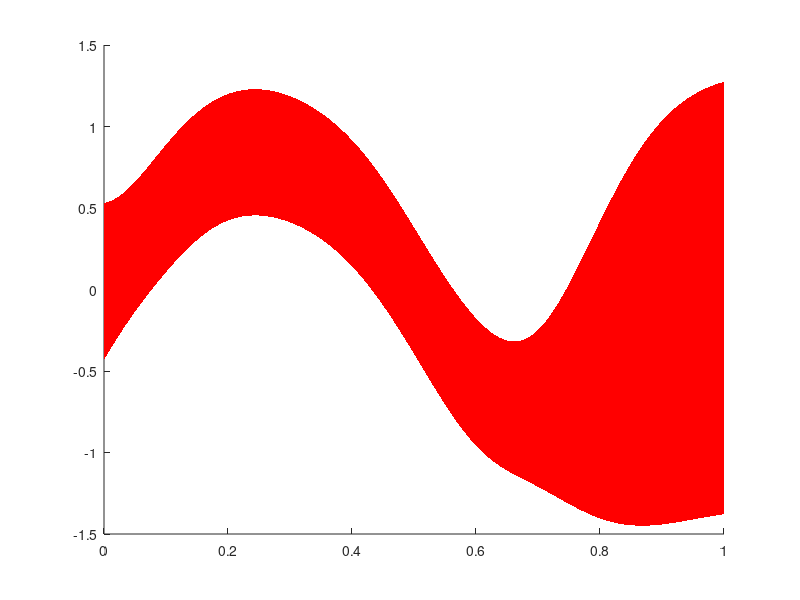

The MATLAB script that drew this image: (Note: this script raises an error after producing the figure.)
%% clear enviroments
close all; clear;

% generating synthetic data
N = 10; SIGMA =.3;
X = linspace(0,.7,N)';
Y = @(x) sin(2*pi*x);
ns = normrnd(0,SIGMA^2,size(X));
T = Y(X) + ns;

%% GP regression

% contructing kernel
F = 200; % number of features
lambda = .1;
phi = @(x) bsxfun(@power,x,0:F); % basis function
k = @(x,xl) (sqrt(2*pi*lambda^1.5)*exp(-(4*lambda^2)\bsxfun(@minus,x,xl').^2)); % kernel
mu = @(n) zeros(size(n,1),1); % zero mean

n = 1000; x = linspace(0,1,n)';
m = mu(x);
kxx = k(x,x);
% s = bsxfun(@plus,m,chol(kxx + 1.0e-8 * eye(n))' * randn(n,3));
% stdpi = sqrt(diag(kxx));

% prior
M = mu(X);
kXX = k(X,X);
G = chol(kXX + SIGMA^2 * eye(N));

% learning
A = k(X,x)'/G;

% post
mpost = m + A * (G' \ (T-M));
vpost = kxx - A * A';
stdpost = sqrt(diag(vpost));

% plot
close all; figure;
hold on;
fill([x;flipud(x)], [mpost-2*stdpost;flipud(mpost+2*stdpost)], 'r','LineStyle','none');
alpha(.15);
plot(x,mpost,'-','LineWidth',1,'Color','red');
%plot(x,mpost-2*stdpost,'-','LineWidth',1,'Color','green');
%plot(x,mpost+2*stdpost,'-','LineWidth',1,'Color','green');
fplot(Y,[0,1],'LineWidth',1,'Color','green');
plot(X,T,'o','LineWidth',1,'Color','blue');
hold off;
legend('$2 \sigma_{x,x^.}$','$\overline{\mathbf{y}}_{*}$','$\sin (2 \pi x)$','Data','Interpreter','latex');
xlim([-.02 1.02]); ylim([-1.5 1.5]);
